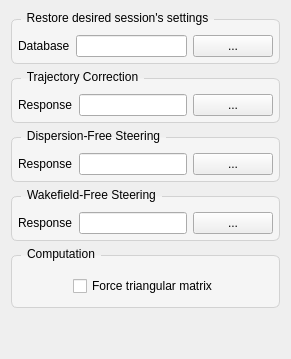
        <widget class="QWidget" name="tab_response">
         <attribute name="title">
          <string>Response Matrices</string>
         </attribute>
         <layout class="QVBoxLayout" name="verticalLayout_7">
          <item>
           <widget class="QGroupBox" name="session_group_3">
            <property name="styleSheet">
             <string notr="true">QGroupBox#session_group_3 {
    background-color: rgb(245, 245, 245);
    border: 1px solid rgb(210, 210, 210);
    border-radius: 6px;
    margin-top: 8px;
    padding-top: 6px;
}
QGroupBox#session_group_3::title {
    subcontrol-origin: margin;
    left: 10px;
    padding: 0 4px 0 4px;
}</string>
            </property>
            <property name="title">
             <string>Restore desired session's settings</string>
            </property>
            <layout class="QVBoxLayout" name="verticalLayout_31">
             <property name="leftMargin">
              <number>4</number>
             </property>
             <property name="topMargin">
              <number>4</number>
             </property>
             <property name="rightMargin">
              <number>4</number>
             </property>
             <property name="bottomMargin">
              <number>4</number>
             </property>
             <item>
              <layout class="QHBoxLayout" name="database_dir_layout_3">
               <item>
                <widget class="QLabel" name="label_31">
                 <property name="text">
                  <string>Database</string>
                 </property>
                </widget>
               </item>
               <item>
                <widget class="QLineEdit" name="session_database_3">
                 <property name="maximumSize">
                  <size>
                   <width>500</width>
                   <height>16777215</height>
                  </size>
                 </property>
                </widget>
               </item>
               <item>
                <widget class="QPushButton" name="pushButton_11">
                 <property name="sizePolicy">
                  <sizepolicy hsizetype="Fixed" vsizetype="Fixed">
                   <horstretch>0</horstretch>
                   <verstretch>0</verstretch>
                  </sizepolicy>
                 </property>
                 <property name="text">
                  <string>...</string>
                 </property>
                </widget>
               </item>
              </layout>
             </item>
            </layout>
           </widget>
          </item>
          <item>
           <widget class="QGroupBox" name="trajectory_group_3">
            <property name="styleSheet">
             <string notr="true">QGroupBox#trajectory_group_3 {
    background-color: rgb(245, 245, 245);
    border: 1px solid rgb(210, 210, 210);
    border-radius: 6px;
    margin-top: 8px;
    padding-top: 6px;
}
QGroupBox#trajectory_group_3::title {
    subcontrol-origin: margin;
    left: 10px;
    padding: 0 4px 0 4px;
}</string>
            </property>
            <property name="title">
             <string>Trajectory Correction</string>
            </property>
            <layout class="QVBoxLayout" name="verticalLayout_9">
             <property name="leftMargin">
              <number>4</number>
             </property>
             <property name="topMargin">
              <number>4</number>
             </property>
             <property name="rightMargin">
              <number>4</number>
             </property>
             <property name="bottomMargin">
              <number>4</number>
             </property>
             <item>
              <layout class="QHBoxLayout" name="trajectory_response_layout_3">
               <item>
                <widget class="QLabel" name="label_18">
                 <property name="text">
                  <string>Response</string>
                 </property>
                </widget>
               </item>
               <item>
                <widget class="QLineEdit" name="trajectory_response_3">
                 <property name="maximumSize">
                  <size>
                   <width>500</width>
                   <height>16777215</height>
                  </size>
                 </property>
                </widget>
               </item>
               <item>
                <widget class="QPushButton" name="pushButton_8">
                 <property name="sizePolicy">
                  <sizepolicy hsizetype="Fixed" vsizetype="Fixed">
                   <horstretch>0</horstretch>
                   <verstretch>0</verstretch>
                  </sizepolicy>
                 </property>
                 <property name="text">
                  <string>...</string>
                 </property>
                </widget>
               </item>
              </layout>
             </item>
            </layout>
           </widget>
          </item>
          <item>
           <widget class="QGroupBox" name="groupBox_6">
            <property name="styleSheet">
             <string notr="true">QGroupBox#groupBox_6 {
    background-color: rgb(245, 245, 245);
    border: 1px solid rgb(210, 210, 210);
    border-radius: 6px;
    margin-top: 8px;
    padding-top: 6px;
}
QGroupBox#groupBox_6::title {
    subcontrol-origin: margin;
    left: 10px;
    padding: 0 4px 0 4px;
}</string>
            </property>
            <property name="title">
             <string>Dispersion-Free Steering</string>
            </property>
            <layout class="QVBoxLayout" name="verticalLayout_19">
             <property name="leftMargin">
              <number>4</number>
             </property>
             <property name="topMargin">
              <number>4</number>
             </property>
             <property name="rightMargin">
              <number>4</number>
             </property>
             <property name="bottomMargin">
              <number>4</number>
             </property>
             <item>
              <layout class="QVBoxLayout" name="verticalLayout_10">
               <item>
                <layout class="QHBoxLayout" name="horizontalLayout_16">
                 <item>
                  <widget class="QLabel" name="label_19">
                   <property name="text">
                    <string>Response</string>
                   </property>
                  </widget>
                 </item>
                 <item>
                  <widget class="QLineEdit" name="dfs_response_3">
                   <property name="maximumSize">
                    <size>
                     <width>500</width>
                     <height>16777215</height>
                    </size>
                   </property>
                  </widget>
                 </item>
                 <item>
                  <widget class="QPushButton" name="pushButton_9">
                   <property name="sizePolicy">
                    <sizepolicy hsizetype="Fixed" vsizetype="Fixed">
                     <horstretch>0</horstretch>
                     <verstretch>0</verstretch>
                    </sizepolicy>
                   </property>
                   <property name="text">
                    <string>...</string>
                   </property>
                  </widget>
                 </item>
                </layout>
               </item>
              </layout>
             </item>
            </layout>
           </widget>
          </item>
          <item>
           <widget class="QGroupBox" name="groupBox_7">
            <property name="styleSheet">
             <string notr="true">QGroupBox#groupBox_7 {
    background-color: rgb(245, 245, 245);
    border: 1px solid rgb(210, 210, 210);
    border-radius: 6px;
    margin-top: 8px;
    padding-top: 6px;
}
QGroupBox#groupBox_7::title {
    subcontrol-origin: margin;
    left: 10px;
    padding: 0 4px 0 4px;
}</string>
            </property>
            <property name="title">
             <string>Wakefield-Free Steering</string>
            </property>
            <layout class="QVBoxLayout" name="verticalLayout_20">
             <property name="leftMargin">
              <number>4</number>
             </property>
             <property name="topMargin">
              <number>4</number>
             </property>
             <property name="rightMargin">
              <number>4</number>
             </property>
             <property name="bottomMargin">
              <number>4</number>
             </property>
             <item>
              <layout class="QHBoxLayout" name="horizontalLayout_19">
               <item>
                <widget class="QLabel" name="label_22">
                 <property name="text">
                  <string>Response</string>
                 </property>
                </widget>
               </item>
               <item>
                <widget class="QLineEdit" name="wfs_response_3">
                 <property name="maximumSize">
                  <size>
                   <width>500</width>
                   <height>16777215</height>
                  </size>
                 </property>
                </widget>
               </item>
               <item>
                <widget class="QPushButton" name="pushButton_10">
                 <property name="sizePolicy">
                  <sizepolicy hsizetype="Fixed" vsizetype="Fixed">
                   <horstretch>0</horstretch>
                   <verstretch>0</verstretch>
                  </sizepolicy>
                 </property>
                 <property name="text">
                  <string>...</string>
                 </property>
                </widget>
               </item>
              </layout>
             </item>
            </layout>
           </widget>
          </item>
          <item>
           <widget class="QGroupBox" name="groupBox_9">
            <property name="styleSheet">
             <string notr="true">QGroupBox#groupBox_9 {
    background-color: rgb(245, 245, 245);
    border: 1px solid rgb(210, 210, 210);
    border-radius: 6px;
    margin-top: 8px;
    padding-top: 6px;
}
QGroupBox#groupBox_9::title {
    subcontrol-origin: margin;
    left: 10px;
    padding: 0 4px 0 4px;
}</string>
            </property>
            <property name="title">
             <string>Computation</string>
            </property>
            <layout class="QVBoxLayout" name="verticalLayout_2">
             <item alignment="Qt::AlignHCenter">
              <widget class="QCheckBox" name="triangular_checkbox">
               <property name="text">
                <string>Force triangular matrix</string>
               </property>
              </widget>
             </item>
            </layout>
           </widget>
          </item>
          <item>
           <spacer name="verticalSpacer">
            <property name="orientation">
             <enum>Qt::Vertical</enum>
            </property>
            <property name="sizeHint" stdset="0">
             <size>
              <width>20</width>
              <height>40</height>
             </size>
            </property>
           </spacer>
          </item>
         </layout>
        </widget>
